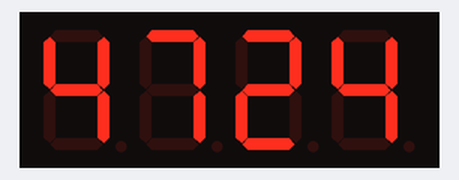
Simulated run of this sketch. Board: Arduino Uno, built with avr-gcc and run on an emulated ATmega328P. Shown: 4-digit seven-segment display. Random numbers use the default seed unless the sketch sets one; what the sketch prints to the serial monitor is not drawn.

Above: at 0.15 s.
At 2.86 s:
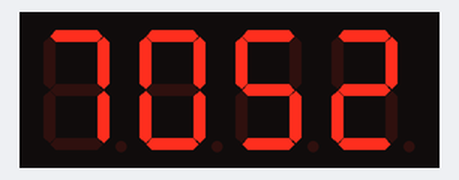
At 5.58 s:
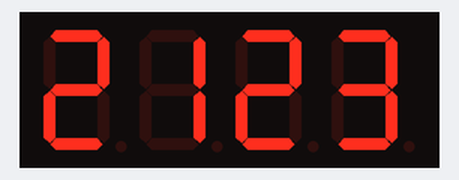
At 8.29 s:
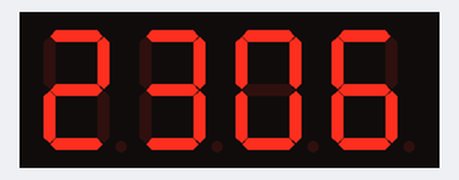
At 10.9 s:
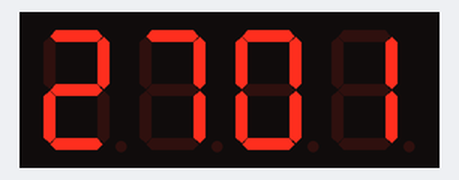
At 14.0 s:
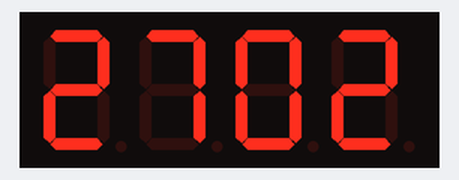

Measured:
- what the display in image 4 shows lasts 3.1 s, from 10.8 s to 13.9 s

The sketch:

_2701.ino
```cpp
#include <Wire.h> // Enable this line if using Arduino Uno, Mega, etc.

#include "Adafruit_LEDBackpack.h"
#include "Adafruit_GFX.h"

Adafruit_7segment matrix = Adafruit_7segment();

void setup() {
  matrix.begin(0x70);
  Serial.begin(9600);

}

int rpm=0;
int sequ[4];
int i;

void loop() {

//  matrix.writeDigitNum(0, (counter / 1000), drawDots);
  matrix.writeDigitNum(1, (rpm / 100) % 10, false);
    matrix.writeDigitNum(3, (rpm / 10) % 10, true);
    matrix.writeDigitNum(4, rpm % 10, false);

for(int j=0;j<=4;j++)
  {matrix.writeDigitNum(j, random(9), false);
  }

if(millis()>3400) {
matrix.writeDigitNum(0, 2, false);
}
if(millis()>6200) {
matrix.writeDigitNum(3, 0, false);
}
if(millis()>9800) {
matrix.writeDigitNum(1, 7, false);
}
if(millis()>10800) {
matrix.writeDigitNum(4, 1, false);
}
if(millis()>13900) {
matrix.writeDigitNum(4, 2, false);
}
//colon
matrix.drawColon(false);

//  matrix.print(i);
  matrix.writeDisplay();
  Serial.println(rpm);
  rpm=rpm+1;
  delay(10);

  // print with print/println
//  for (uint16_t counter = 0; counter < 9999; counter++) {
  //  matrix.println(counter);
    //matrix.writeDisplay();
   // delay(10);
//  }

}
```
